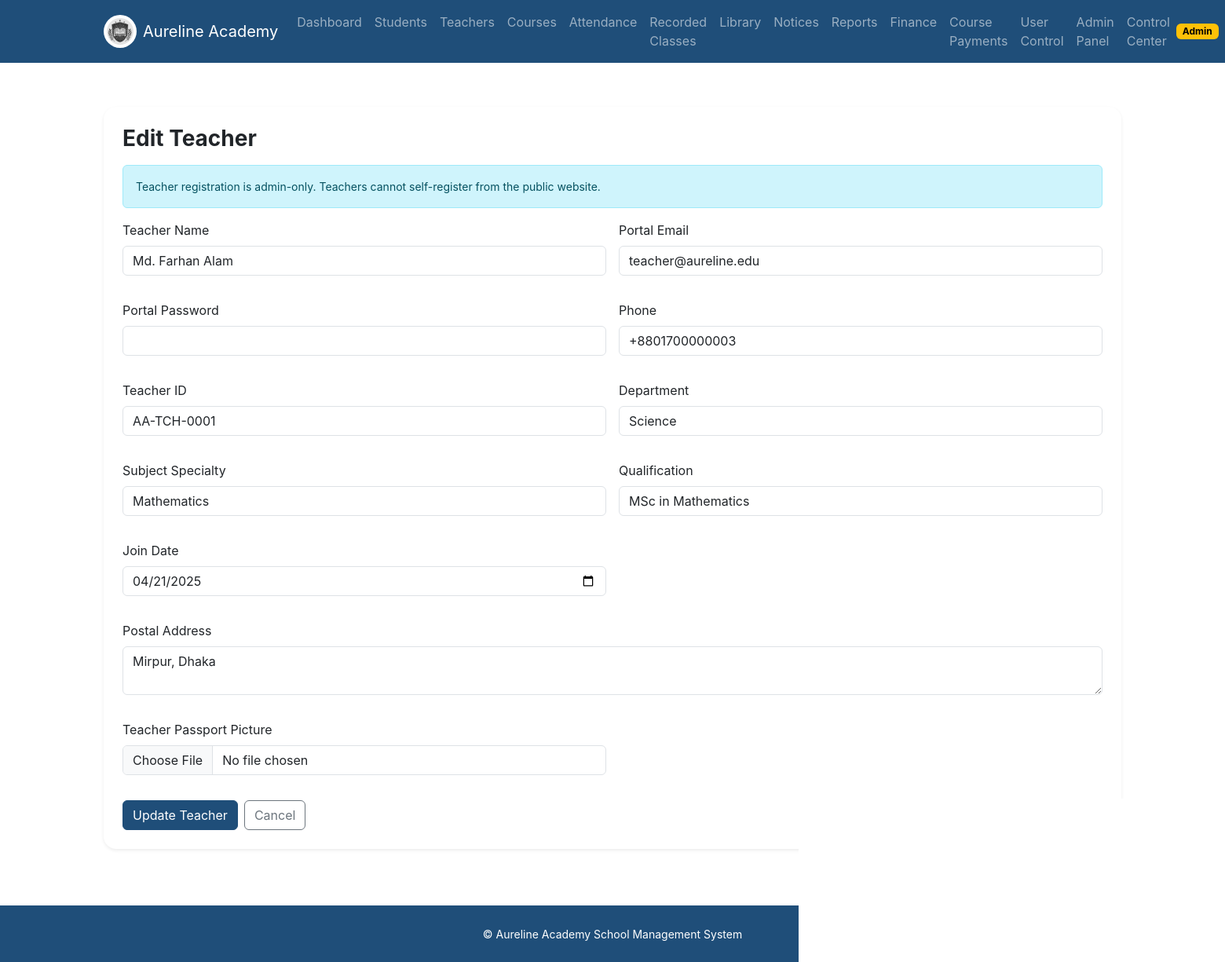
Page /teachers/1/edit (signed in) on the committed database.
### app/models.py (models this page shows, shortened)
class TimestampMixin:
    created_at = db.Column(db.DateTime, default=datetime.utcnow, nullable=False)
    updated_at = db.Column(db.DateTime, default=datetime.utcnow, onupdate=datetime.utcnow, nullable=False)

class User(UserMixin, TimestampMixin, db.Model):
    id = db.Column(db.Integer, primary_key=True)
    full_name = db.Column(db.String(120), nullable=False)
    email = db.Column(db.String(120), unique=True, nullable=False, index=True)
    password_hash = db.Column(db.String(255), nullable=False)
    role = db.Column(db.String(20), nullable=False, index=True)
    phone = db.Column(db.String(20))
    is_active = db.Column(db.Boolean, default=True, nullable=False)
    approval_status = db.Column(db.String(20), default="approved", nullable=False, index=True)
    registration_source = db.Column(db.String(20), default="admin_created", nullable=False)
    approved_at = db.Column(db.DateTime)
    approved_by_user_id = db.Column(db.Integer, db.ForeignKey("user.id"))
    approved_by = db.relationship("User", remote_side=[id], backref="approved_users")
    student_profile = db.relationship("StudentProfile", back_populates="user", uselist=False, cascade="all, delete-orphan")
    teacher_profile = db.relationship("TeacherProfile", back_populates="user", uselist=False, cascade="all, delete-orphan")
    submitted_course_requests = db.relationship("CourseRequest", foreign_keys="CourseRequest.requester_user_id", back_populates="requester")
    reviewed_course_requests = db.relationship("CourseRequest", foreign_keys="CourseRequest.reviewed_by_user_id", back_populates="reviewed_by")
    def get_role_badge(self):
        return self.role.title()
    def get_status_badge(self):
        return self.approval_status.title()

class TeacherProfile(TimestampMixin, db.Model):
    id = db.Column(db.Integer, primary_key=True)
    employee_id = db.Column(db.String(50), unique=True, nullable=False, index=True)
    user_id = db.Column(db.Integer, db.ForeignKey("user.id"), nullable=False, unique=True)
    department = db.Column(db.String(120))
    subject_specialty = db.Column(db.String(120))
    qualification = db.Column(db.String(120))
    join_date = db.Column(db.Date)
    address = db.Column(db.Text, nullable=False)
    teacher_photo_path = db.Column(db.String(255))
    teacher_photo_filename = db.Column(db.String(255))
    user = db.relationship("User", back_populates="teacher_profile")
    courses = db.relationship("Course", back_populates="teacher", cascade="all")
    test_results = db.relationship("ClassTestResult", back_populates="teacher")

### app/teachers/routes.py (the view, shortened to what this page needs)
@teachers_bp.route("/<int:teacher_id>/edit", methods=["GET", "POST"])
@login_required
@roles_required("admin")
def edit_teacher(teacher_id):
    teacher = TeacherProfile.query.get_or_404(teacher_id)
    form = TeacherForm(obj=teacher)
    if request.method == "GET":
        form.full_name.data = teacher.user.full_name
        form.email.data = teacher.user.email
        form.phone.data = teacher.user.phone
        form.address.data = teacher.address
    return render_template("teachers/form.html", form=form, title="Edit Teacher", submit_label="Update Teacher")

### app/forms.py
class TeacherForm(FlaskForm):
    full_name = StringField("Teacher Name", validators=[DataRequired(), Length(max=120)])
    email = EmailField("Portal Email", validators=[DataRequired(), Email()])
    password = PasswordField("Portal Password", validators=[Optional(), Length(min=6, max=128)])
    phone = StringField("Phone", validators=[Optional(), Length(max=20)])
    employee_id = StringField("Teacher ID", validators=[Optional(), Length(max=50)])
    department = StringField("Department", validators=[Optional(), Length(max=120)])
    subject_specialty = StringField("Subject Specialty", validators=[Optional(), Length(max=120)])
    qualification = StringField("Qualification", validators=[Optional(), Length(max=120)])
    join_date = DateField("Join Date", validators=[Optional()])
    address = TextAreaField("Postal Address", validators=[DataRequired()])
    teacher_photo = FileField("Teacher Passport Picture", validators=[FileAllowed(IMAGE_TYPES, "Upload JPG, PNG, or WEBP image only.")])
    submit = SubmitField("Save Teacher")

### app/models.py (called while the page is built)
@login_manager.user_loader
def load_user(user_id):
    return db.session.get(User, int(user_id))

### app/templates/teachers/form.html (shortened to what this page needs)
{% extends 'base.html' %}
{% from 'macros/forms.html' import render_field %}
{% block content %}
<section class="py-4">
  <div class="container">
    <div class="card border-0 shadow-sm rounded-4">
      <div class="card-body p-4">
        <h1 class="h3 fw-bold mb-3">{{ title }}</h1>
        <div class="alert alert-info small">Teacher registration is admin-only. Teachers cannot self-register from the public website.</div>
        <form method="post" enctype="multipart/form-data" novalidate>
          <div class="row g-3">
            <div class="col-md-6">{{ render_field(form.full_name) }}</div>
            <div class="col-md-6">{{ render_field(form.email) }}</div>
            <div class="col-md-6">{{ render_field(form.password) }}</div>
            <div class="col-md-6">{{ render_field(form.phone) }}</div>
            <div class="col-md-6">{{ render_field(form.employee_id) }}</div>
            <div class="col-md-6">{{ render_field(form.department) }}</div>
            <div class="col-md-6">{{ render_field(form.subject_specialty) }}</div>
            <div class="col-md-6">{{ render_field(form.qualification) }}</div>
            <div class="col-md-6">{{ render_field(form.join_date) }}</div>
            <div class="col-12">{{ render_field(form.address) }}</div>
            <div class="col-md-6">{{ render_field(form.teacher_photo) }}</div>
          </div>
          <div class="mt-3 d-flex gap-2">
            <button class="btn btn-primary">{{ submit_label }}</button>
            <a class="btn btn-outline-secondary" href="{{ url_for('teachers.list_teachers') }}">Cancel</a>
          </div>
        </form>
      </div>
    </div>
  </div>
</section>
{% endblock %}

### app/templates/base.html (shortened to what this page needs)
<!doctype html>
<html lang="en">
<head>
  <link rel="stylesheet" href="https://cdn.jsdelivr.net/npm/bootstrap@5.3.3/dist/css/bootstrap.min.css">
  <link rel="stylesheet" href="{{ url_for('static', filename='css/style.css') }}">
</head>
<body>
<nav class="navbar navbar-expand-lg navbar-dark aureline-nav sticky-top">
  <div class="container">
    <a class="navbar-brand d-flex align-items-center gap-2" href="{{ url_for('main.index') }}">
      <img src="{{ url_for('static', filename='img/aureline-logo.png') }}" alt="Aureline Academy" width="42" height="42" class="rounded-circle bg-white p-1">
      <span>Aureline Academy</span>
    </a>
    <div class="collapse navbar-collapse" id="mainNav">
      {% if current_user.is_authenticated %}
      <ul class="navbar-nav me-auto mb-2 mb-lg-0">
        <li class="nav-item"><a class="nav-link" href="{{ url_for('dashboard.home') }}">Dashboard</a></li>
        {% if current_user.role in ['admin', 'teacher'] %}
        <li class="nav-item"><a class="nav-link" href="{{ url_for('students.list_students') }}">Students</a></li>
        <li class="nav-item"><a class="nav-link" href="{{ url_for('teachers.list_teachers') }}">Teachers</a></li>
        <li class="nav-item"><a class="nav-link" href="{{ url_for('courses.list_courses') }}">Courses</a></li>
        <li class="nav-item"><a class="nav-link" href="{{ url_for('attendance.list_attendance') }}">Attendance</a></li>
        <li class="nav-item"><a class="nav-link" href="{{ url_for('integrations.recordings_library') }}">Recorded Classes</a></li>
        <li class="nav-item"><a class="nav-link" href="{{ url_for('library.catalog') }}">Library</a></li>
        <li class="nav-item"><a class="nav-link" href="{{ url_for('communication.notices') }}">Notices</a></li>
        <li class="nav-item"><a class="nav-link" href="{{ url_for('reports.summary') }}">Reports</a></li>
        {% endif %}
        {% if current_user.role == 'admin' %}
        <li class="nav-item"><a class="nav-link" href="{{ url_for('finance.overview') }}">Finance</a></li>
        <li class="nav-item"><a class="nav-link" href="{{ url_for('finance.course_requests_admin') }}">Course Payments</a></li>
        <li class="nav-item"><a class="nav-link" href="{{ url_for('auth.pending_users') }}">User Control</a></li>
        <li class="nav-item"><a class="nav-link" href="{{ url_for('admin.index') }}">Admin Panel</a></li>
        <li class="nav-item"><a class="nav-link" href="{{ url_for('dashboard.admin_hub') }}">Control Center</a></li>
        {% endif %}
      </ul>
      <div class="d-flex align-items-center gap-2">
        <span class="badge text-bg-warning">{{ current_user.get_role_badge() }}</span>
      </div>
      {% else %}
      <div class="ms-auto d-flex gap-2">
        <a class="btn btn-outline-light btn-sm" href="{{ url_for('auth.login') }}">Login</a>
        <a class="btn btn-warning btn-sm" href="{{ url_for('auth.register') }}">Student Register</a>
      </div>
      {% endif %}
    </div>
  </div>
</nav>
<main>
  <div class="container py-3">
  </div>
  {% block content %}{% endblock %}
</main>
<footer class="py-4 text-center text-white aureline-footer mt-5">
  <small>© Aureline Academy School Management System</small>
</footer>
</body>
</html>

### app/templates/macros/forms.html (shortened to what this page needs)
{% macro render_field(field) %}
  <div class="mb-3">
    {{ field.label(class="form-label") }}
    {{ field(class="form-control") }}
  </div>
{% endmacro %}

### app/static/css/style.css (style rules this page uses)
:root { --aureline-primary: #1f4e79; --aureline-secondary: #f4b400; --aureline-bg: #f6f9fc; --aureline-text: #1f2937; }
body { font-family: Inter, "Segoe UI", sans-serif; color: var(--aureline-text); background: #ffffff; }
.aureline-nav, .aureline-footer { background: var(--aureline-primary); }
.btn-primary { background: var(--aureline-primary); border-color: var(--aureline-primary); }
.card { overflow: hidden; }

### rows in the picture
User: get_role_badge "Admin"
User: full_name "Md. Farhan Alam", email "teacher@aureline.edu", phone "+8801700000003"
TeacherProfile: employee_id "AA-TCH-0001", department "Science", subject_specialty "Mathematics", qualification "MSc in Mathematics", join_date "04/21/2025", address "Mirpur, Dhaka"

### other values in the picture
{{ title }} "Edit Teacher"
{{ field.label(class="form-label") }} "Teacher Name Portal Email Portal Password Phone Teacher ID Department Subject Specialty Qualification Join Date Postal Address Teacher Passport Picture"
{{ submit_label }} "Update Teacher"
